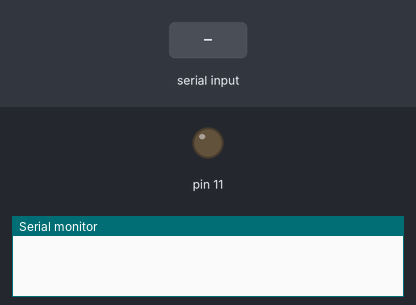
The sketch below on a simulated Arduino Uno, built with avr-gcc and run on an emulated ATmega328P. On the bench: output pins drawn as LEDs (lit = HIGH), the last lines printed to the serial monitor. Inputs (shaded band) come from the test bench.

Above: at 1.2 s.
1.3 s: "a" received over Serial
At 2.5 s:
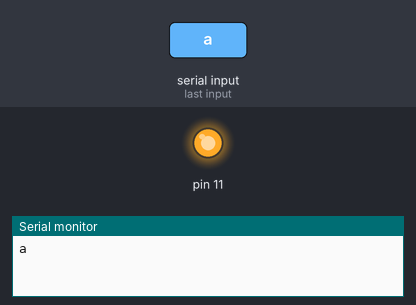
2.8 s: "1" received over Serial
At 3.6 s:
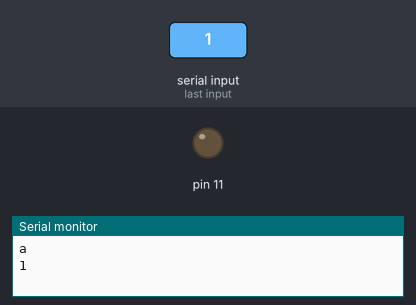
Timing chart, 0 to 5.8 s (numbered marks = the images above; inputs shaded):
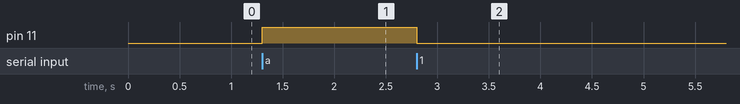

The sketch:

Serial_keyboard.ino
```cpp
void setup(){

  pinMode(11, OUTPUT);

  Serial.begin(9600);

}

void loop(){
  if(Serial.available()){
    char ch = Serial.read();
    Serial.println(ch);

    if(ch == 'a'){
      digitalWrite(11, HIGH);
    }
    else{
      digitalWrite(11, LOW);
    }
  }
}
```

Measured:
- after the input at 1.3 s, pin 11: LOW → HIGH at once
- after the input at 2.8 s, pin 11: HIGH → LOW at once
